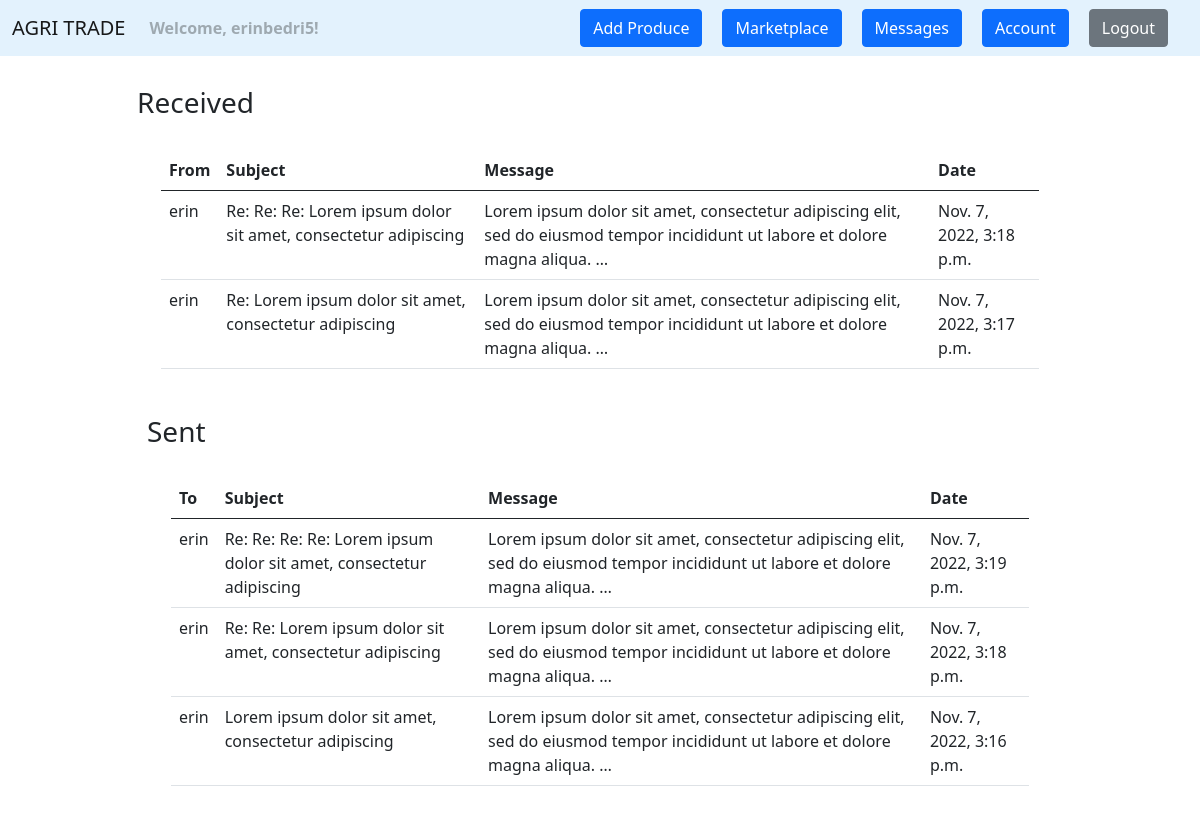
The page /messages/ (signed in) on the database its author committed.
### agri_trade/user_messages/models.py (models this page shows)
class Message(models.Model):
    SUBJECT_MAX_LEN = 50
    BODY_MAX_LEN = 1500
    sender = models.ForeignKey(
        UserModel,
        on_delete=CASCADE,
        related_name='sender',
    )
    receiver = models.ForeignKey(
        UserModel,
        on_delete=CASCADE,
        related_name='receiver',
    )
    subject = models.CharField(
        max_length=SUBJECT_MAX_LEN,
    )
    body = models.TextField(
        max_length=BODY_MAX_LEN,
    )
    created_at = models.DateTimeField(
        auto_now_add=True,
    )
    is_read = models.BooleanField(
        default=False,
    )

### agri_trade/user_messages/views.py (the view)
# urls.py: path('', views.show_messages, name='messages'),
@login_required
def show_messages(request):
    messages_inbox = Message.objects\
        .filter(receiver=request.user)\
        .order_by('-created_at')
    messages_outbox = Message.objects\
        .filter(sender=request.user)\
        .order_by('-created_at')
    context = {
        'messages_inbox': messages_inbox,
        'messages_outbox': messages_outbox,
    }
    return render(request, 'user_messages/messages.html', context)

### agri_trade/user_messages/templates/user_messages/messages.html
{% extends 'web/base.html' %}
{% block content %}
    <div class="container" style="margin-top: 30px; margin-bottom: 50px">
        <div class="row justify-content-md-center">
            <div class="col-md-10">
                <h3>Received</h3>
                <div class="container">
                    <table class="table table-hover" style="margin-top: 30px">
                        <thead>
                        <tr>
                            <th scope="col">From</th>
                            <th scope="col">Subject</th>
                            <th scope="col">Message</th>
                            <th scope="col">Date</th>
                        </tr>
                        </thead>
                        <tbody>
                        {% for message in messages_inbox %}
                            <tr onclick="window.location='{% url 'user_messages:message' message.id %}';"
                                    {% if not message.is_read %} class="table-secondary" {% endif %}>
                                <td>{{ message.sender }}</td>
                                <td>{{ message.subject }}</td>
                                <td>{{ message.body|truncatechars:125 }}</td>
                                <td>{{ message.created_at }}</td>
                            </tr>
                        {% empty %}
                            <p>You have not received any messages yet.</p>
                        {% endfor %}
                        </tbody>
                    </table>
                </div>
            </div>
        </div>
        <div class="container" style="margin-top: 30px; margin-bottom: 50px">
            <div class="row justify-content-md-center">
                <div class="col-md-10">
                    <h3>Sent</h3>
                    <div class="container">
                        <table class="table table-hover" style="margin-top: 30px">
                            <thead>
                            <tr>
                                <th scope="col">To</th>
                                <th scope="col">Subject</th>
                                <th scope="col">Message</th>
                                <th scope="col">Date</th>
                            </tr>
                            </thead>
                            <tbody>
                            {% for message in messages_outbox %}
                                <tr onclick="window.location='{% url 'user_messages:message' message.id %}';">
                                    <td>{{ message.receiver }}</td>
                                    <td>{{ message.subject }}</td>
                                    <td>{{ message.body|truncatechars:125 }}</td>
                                    <td>{{ message.created_at }}</td>
                                </tr>
                            {% empty %}
                                <p>You have not sent any messages yet.</p>
                            {% endfor %}
                            </tbody>
                        </table>
                    </div>
                </div>
            </div>
        </div>
    </div>
{% endblock %}

### agri_trade/web/templates/web/navigation.html (shortened to what this page needs)
<nav class="navbar navbar-expand-lg navbar-light" style="background-color: #e3f2fd;">
    <div class="container-fluid">
        <a class="navbar-brand" href="{% url 'web:homepage' %}">AGRI TRADE</a>
        <ul class="navbar-nav">
            {% if request.user.is_authenticated %}
                <li class="nav-item">
                    <b><a class="nav-link disabled" href="#">Welcome, {{ request.user.username }}!</a></b>
                </li>
            {% endif %}
        </ul>
        <div class="collapse navbar-collapse" id="navbarNavDropdown">
            <ul class="navbar-nav ms-auto">
                {% if request.user.is_authenticated %}
                    <li class="nav-item" style="padding-right: 20px">
                        <a class="btn btn-primary" href="{% url 'marketplace:add product' %}">Add Produce</a>
                    </li>
                    <li class="nav-item" style="padding-right: 20px">
                        <a class="btn btn-primary" href="{% url 'marketplace:marketplace' %}">Marketplace</a>
                    </li>
                    <li class="nav-item" style="padding-right: 20px">
                        <button type="button" class="btn btn-primary position-relative"
                                onclick="location.href = '{% url 'user_messages:messages' %}';">
                            Messages
                        </button>
                    </li>
                    <li class="nav-item" style="padding-right: 20px">
                        <a class="btn btn-primary" href="{% url 'accounts:account' %}">Account</a>
                    </li>
                    <li class="nav-item" style="padding-right: 20px">
                        <a class="btn btn-secondary" href="{% url 'accounts:logout' %}">Logout</a>
                    </li>
                {% endif %}
            </ul>
        </div>
    </div>
</nav>

### rows shown on the page
Message: sender "erin", subject "Re: Re: Re: Lorem ipsum dolor sit amet, consectetur adipiscing", body "Lorem ipsum dolor sit amet, consectetur adipiscing elit, sed do eiusmod tempor incididunt ut labore et dolore magna aliqua. …", created_at "Nov. 7, 2022, 3:18 p.m."
Message: sender "erin", subject "Re: Lorem ipsum dolor sit amet, consectetur adipiscing", body "Lorem ipsum dolor sit amet, consectetur adipiscing elit, sed do eiusmod tempor incididunt ut labore et dolore magna aliqua. …", created_at "Nov. 7, 2022, 3:17 p.m."
Message: receiver "erin", subject "Re: Re: Re: Re: Lorem ipsum dolor sit amet, consectetur adipiscing", body "Lorem ipsum dolor sit amet, consectetur adipiscing elit, sed do eiusmod tempor incididunt ut labore et dolore magna aliqua. …", created_at "Nov. 7, 2022, 3:19 p.m."
Message: receiver "erin", subject "Re: Re: Lorem ipsum dolor sit amet, consectetur adipiscing", body "Lorem ipsum dolor sit amet, consectetur adipiscing elit, sed do eiusmod tempor incididunt ut labore et dolore magna aliqua. …", created_at "Nov. 7, 2022, 3:18 p.m."
Message: receiver "erin", subject "Lorem ipsum dolor sit amet, consectetur adipiscing", body "Lorem ipsum dolor sit amet, consectetur adipiscing elit, sed do eiusmod tempor incididunt ut labore et dolore magna aliqua. …", created_at "Nov. 7, 2022, 3:16 p.m."

### other values the page prints
{{ request.user.username }} "erinbedri5"
